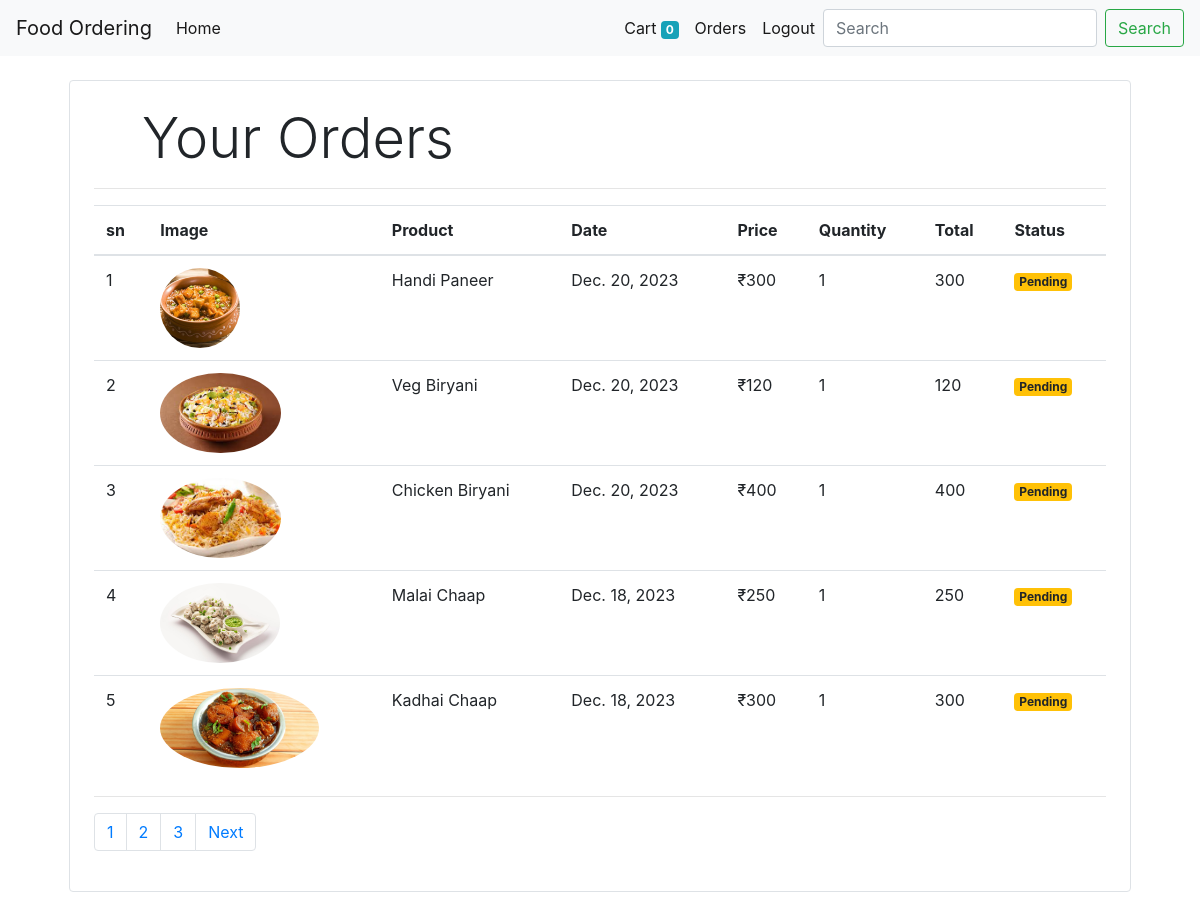
Screenshot of /orders/ (signed in) with the database file from the repository.
### recipe/models.py (models this page shows, shortened)
class Order(models.Model):
    product=models.ForeignKey(Product,on_delete=models.CASCADE)
    customer=models.ForeignKey(Customer,on_delete=models.CASCADE)
    quantity=models.IntegerField(default=1)
    price=models.IntegerField()
    address=models.CharField(max_length=50,default='',blank=True)
    phone=models.CharField(max_length=50,default='',blank=True)
    date=models.DateField(default=datetime.datetime.today())
    status=models.BooleanField(default=False)
    @staticmethod
    def get_orders_by_customer(customer_id):
        return Order\
            .objects\
            .filter(customer=customer_id)\
            .order_by('-date')

class Product(models.Model):
    name=models.CharField(max_length=50)
    price=models.IntegerField(default=0)
    category=models.ForeignKey(Category,on_delete=models.CASCADE,default=1)
    description=models.CharField(max_length=200,default='')
    image=models.ImageField(upload_to='uploads/products/')

### recipe/views.py (the view)
# urls.py: path('orders/',views.orders,name="orders"),
def orders(request):
        customer=request.session.get('customer')
        orders=Order.get_orders_by_customer(customer)
        paginator=Paginator(orders,5)
        page=request.GET.get('page')
        orders=paginator.get_page(page)
        print(orders)
        return render(request,'orders.html',{'orders':orders})

### recipe/templatetags/custom_filter.py (called while the page is built)
@register.filter(name='currency')
def currency(number):
    return "₹"+str(number)

@register.filter(name='multiply')
def multiply(number,number1):
    return number * number1

### recipe/templates/orders.html (shortened to what this page needs)
{% extends "base.html" %}
{% block content %}
{% load cart %}
{% load custom_filter %}
<div class="container">
    <div class="border rounded p-4 m-4">
        <div class="display-4 pl-4 ml-4">Your Orders</div>
        <hr>
        <table class="table">
            <thead>
                <tr>
                    <th>sn</th>
                    <th>Image</th>
                    <th>Product</th>
                    <th>Date</th>
                    <th>Price</th>
                    <th>Quantity</th>
                    <th>Total</th>
                    <th>Status</th>
                </tr>
            </thead>
            <tbody>
                {% for order in orders %}
                <tr>
                    <td scope="row">{{forloop.counter}}</td>
                    <td><img class="rounded-circle" style="height:80px;" src="{{order.product.image.url}}" alt=""></td>
                    <td>{{order.product.name}}</td>
                    <td>{{order.date}}</td>
                    <td>{{order.product.price|currency}}</td>
                    <td>{{order.quantity}}</td>
                    <td>{{order.quantity|multiply:order.price}}</td>
                    {% if order.status %}
                    <td><small class="badge badge-success">Completed</small></td>
                    {% else %}
                    <td> <small class="badge badge-warning">Pending</small></td>
                    {% endif %}
                </tr>
                {% endfor %}
            </tbody>
        </table>
        <hr>
        <nav aria-label="Page navigation example">
            <ul class="pagination">
              <li class="page-item"><a class="page-link" href="/orders/?page=1">1</a></li>
              <li class="page-item"><a class="page-link" href="/orders/?page=2">2</a></li>
              <li class="page-item"><a class="page-link" href="/orders/?page=3">3</a></li>
            {% if orders.has_next %}
              <li class="page-item"><a class="page-link" href="/orders/?page={{orders.next_page_number}}">Next</a></li>
            {% endif %}
            </ul>
          </nav>
    </div>
</div>
{% endblock content %}

### recipe/templates/base.html (shortened to what this page needs)
<!doctype html>
{% load static %}
<html lang="en">
  <head>
    <link rel="stylesheet" href="https://cdn.jsdelivr.net/npm/bootstrap@4.4.1/dist/css/bootstrap.min.css">
    <link rel="stylesheet" href="{% static "css/style.css" %}">
  </head>
  <body>
<nav class="navbar navbar-expand-lg navbar-light bg-light">
    <a class="navbar-brand" href="/">Food Ordering</a>
    <div class="collapse navbar-collapse" id="navbarSupportedContent">
      <ul class="navbar-nav mr-auto">
        <li class="nav-item active">
          <a class="nav-link" href="/">Home <span class="sr-only">(current)</span></a>
        </li>
      </ul>
      <ul class="navbar-nav my-2 my-lg-0">
      {% if request.session.customer %}
      <li class="nav-item active">
        <a class="nav-link" href="/cart">Cart <span class="badge badge-info">{{request.session.cart.keys|length}}</span> <span class="sr-only">(current)</span></a>
      </li>
        <li class="nav-item active">
          <a class="nav-link" href="/orders">Orders <span class="sr-only">(current)</span></a>
        </li>
        <li class="nav-item active">
          <a class="nav-link" href="/logout">Logout <span class="sr-only">(current)</span></a>
        </li>
{% endif %}
      </ul>
      <form class="form-inline my-2 my-lg-0">
        <input class="form-control mr-sm-2" name="q" type="search" placeholder="Search" aria-label="Search">
        <button class="btn btn-outline-success my-2 my-sm-0" type="submit">Search</button>
      </form>
    </div>
  </nav>
{% block content %}
{% endblock content %}
  </body>
</html>

### rows the page displays
Order: product.image (picture), product.name "Handi Paneer", date "Dec. 20, 2023", product.price "₹300", quantity "1", quantity|multiply "300", status "Pending"
Order: product.image (picture), product.name "Veg Biryani", date "Dec. 20, 2023", product.price "₹120", quantity "1", quantity|multiply "120", status "Pending"
Order: product.image (picture), product.name "Chicken Biryani", date "Dec. 20, 2023", product.price "₹400", quantity "1", quantity|multiply "400", status "Pending"
Order: product.image (picture), product.name "Malai Chaap", date "Dec. 18, 2023", product.price "₹250", quantity "1", quantity|multiply "250", status "Pending"
Order: product.image (picture), product.name "Kadhai Chaap", date "Dec. 18, 2023", product.price "₹300", quantity "1", quantity|multiply "300", status "Pending"

### other values shown
{{ request.session.cart.keys|length }} "0"
